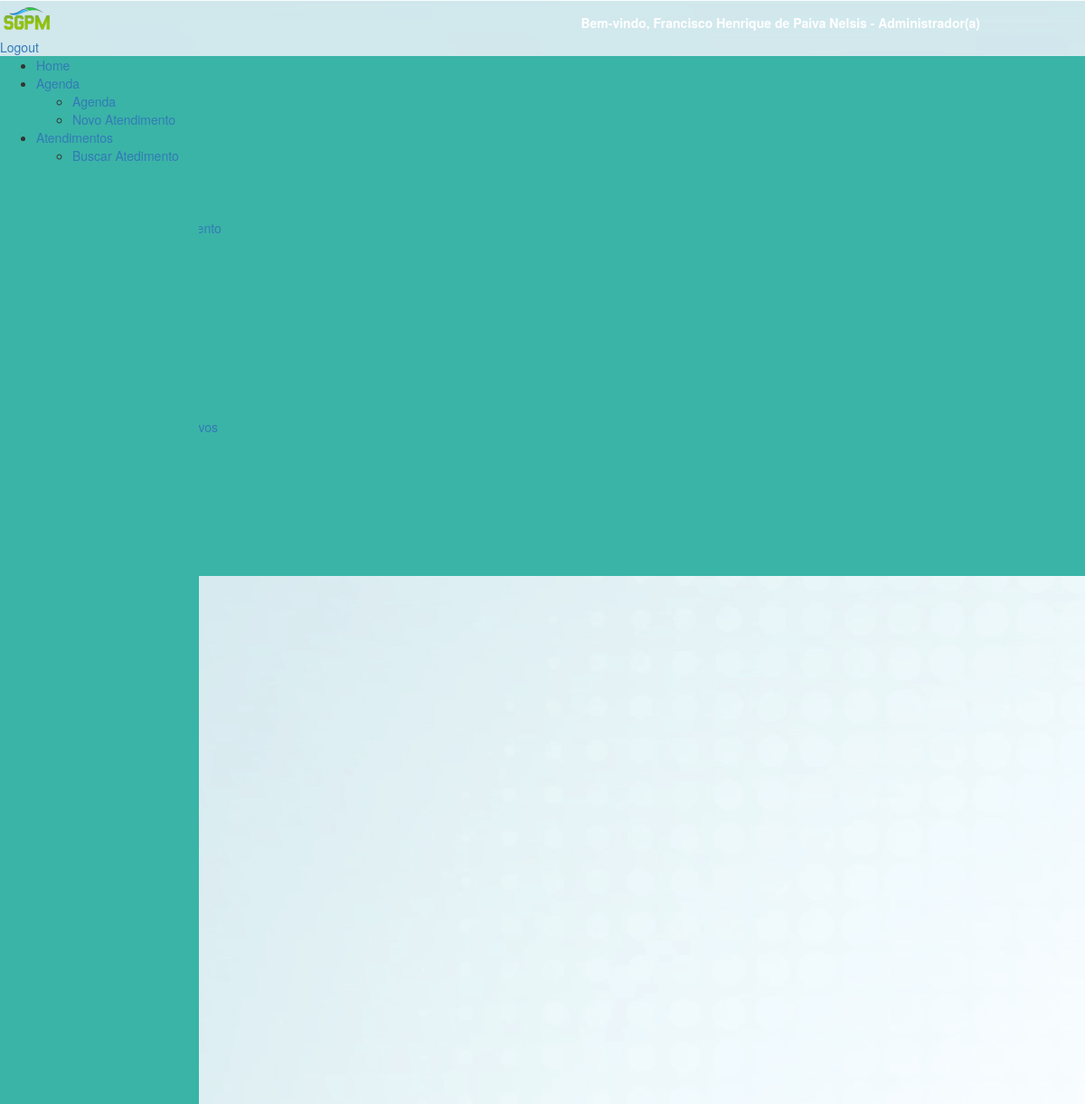
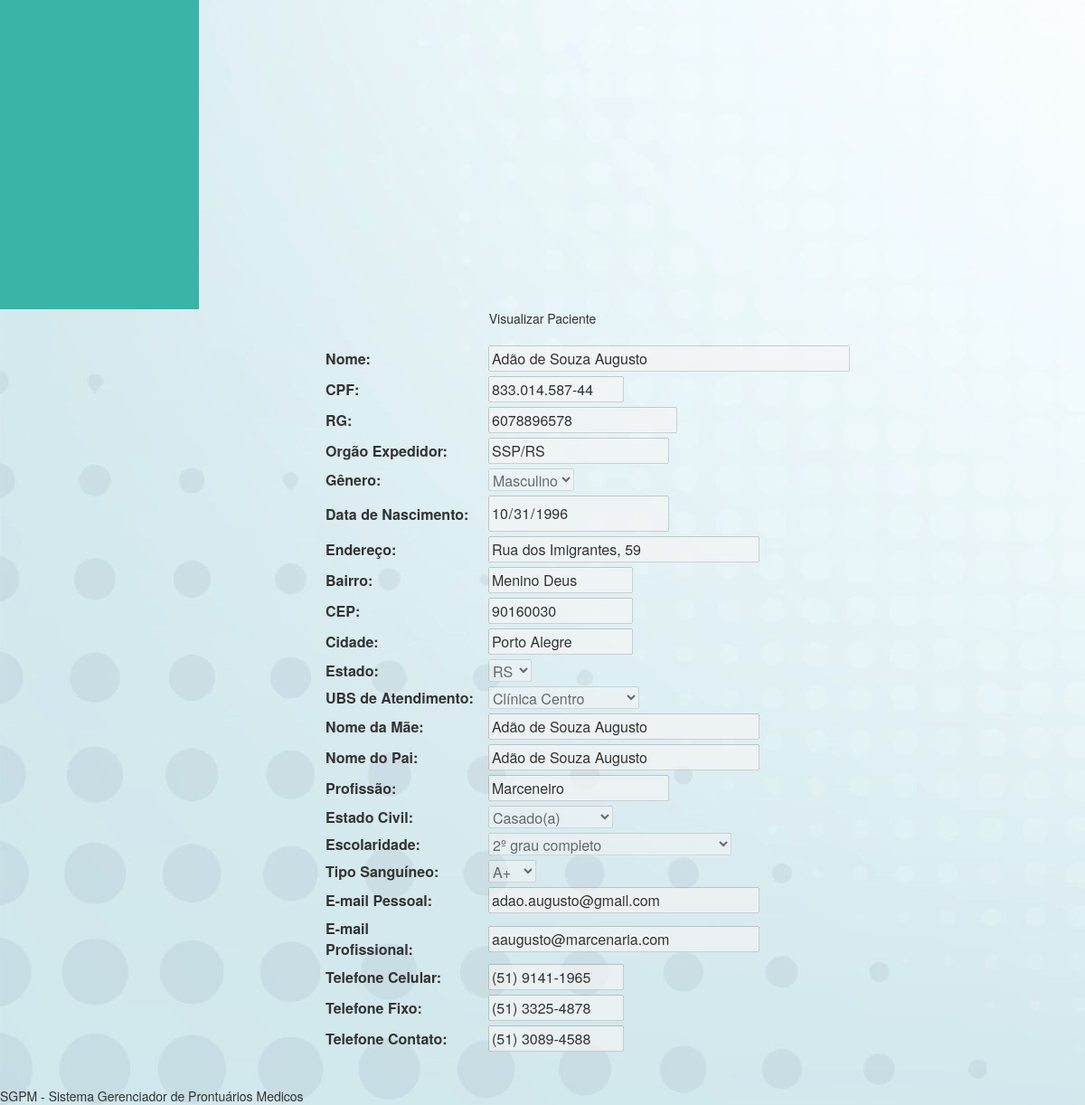
Page /formPaciente.php?id=115&detalhes=1 (signed in) on the committed database (2 pictures, top to bottom).
### tables this page shows
CREATE TABLE IF NOT EXISTS `paciente` (
  `id_paciente` int(4) NOT NULL AUTO_INCREMENT,
  `nome_paciente` varchar(50) NOT NULL,
  `cpf` varchar(14) NOT NULL,
  `rg` varchar(50) NOT NULL,
  `org_exp` varchar(30) NOT NULL,
  `data_nasc` date NOT NULL,
  `endereco` varchar(50) NOT NULL,
  `bairro` varchar(30) NOT NULL,
  `cep` varchar(50) NOT NULL,
  `cidade` varchar(30) NOT NULL,
  `nome_mae` varchar(50) NOT NULL,
  `nome_pai` varchar(50) NOT NULL,
  `profissao` varchar(30) NOT NULL,
  `email_pessoal` varchar(50) NOT NULL,
  `email_prof` varchar(50) NOT NULL,
  `tel_cel` varchar(30) NOT NULL,
  `tel_fixo` varchar(30) NOT NULL,
  `tel_contato` varchar(30) NOT NULL,
  `id_genero` int(15) NOT NULL,
  `id_estado` int(15) NOT NULL,
  `id_ubs` int(15) NOT NULL,
  `id_estado_civil` int(15) NOT NULL,
  `id_escolaridade` int(15) NOT NULL,
  `id_tipo_sanguineo` int(15) NOT NULL,
  PRIMARY KEY (`id_paciente`),
  UNIQUE KEY `cpf` (`cpf`),
  UNIQUE KEY `rg` (`rg`),
  KEY `id_paciente` (`id_paciente`),
  KEY `id_tipo_sanguineo` (`id_tipo_sanguineo`),
  KEY `id_genero` (`id_genero`),
  KEY `id_estado` (`id_estado`),
  KEY `id_ubs` (`id_ubs`),
  KEY `id_estado_civil` (`id_estado_civil`),
  KEY `id_escolaridade` (`id_escolaridade`)
);

CREATE TABLE IF NOT EXISTS `genero` (
  `id_genero` int(15) NOT NULL AUTO_INCREMENT,
  `nome_genero` varchar(10) NOT NULL,
  PRIMARY KEY (`id_genero`)
);

CREATE TABLE IF NOT EXISTS `estado` (
  `id_estado` int(15) NOT NULL AUTO_INCREMENT,
  `sigla_estado` varchar(50) NOT NULL DEFAULT '0',
  `estado` varchar(50) DEFAULT NULL,
  KEY `id_estado` (`id_estado`)
);

CREATE TABLE IF NOT EXISTS `ubs` (
  `id_ubs` int(5) NOT NULL AUTO_INCREMENT,
  `ubs_atendimento` varchar(50) NOT NULL,
  `endereco` varchar(50) DEFAULT NULL,
  `telefone` int(10) DEFAULT NULL,
  `data_insercao` date DEFAULT NULL,
  `data_alteracao` date DEFAULT NULL,
  `data_desativacao` date DEFAULT NULL,
  PRIMARY KEY (`id_ubs`),
  UNIQUE KEY `id_ubs` (`id_ubs`)
);

CREATE TABLE IF NOT EXISTS `estado_civil` (
  `id_estado_civil` int(15) NOT NULL AUTO_INCREMENT,
  `estado_civil` varchar(50) NOT NULL,
  KEY `id_estado_civil` (`id_estado_civil`)
);

CREATE TABLE IF NOT EXISTS `escolaridade` (
  `id_escolaridade` int(11) NOT NULL AUTO_INCREMENT,
  `escolaridade` varchar(50) DEFAULT '0',
  KEY `id_escolaridade` (`id_escolaridade`)
);

CREATE TABLE IF NOT EXISTS `tipo_sanguineo` (
  `id_tipo_sanguineo` int(15) NOT NULL AUTO_INCREMENT,
  `tipo_sanguineo` varchar(50) DEFAULT NULL,
  KEY `id_tipo_sanguineo` (`id_tipo_sanguineo`)
);

### formPaciente.php (the view, shortened to what this page needs)
<?php include ('includes/cabecalho.php')?>
<?php include ('includes/menu.php')?>
<?php include ('includes/menuBack.php')?>
<?php
if (isset ( $_GET ['id'] )) {
	$con = mysqli_connect ( "localhost", "root", "", "sgpm" );
	mysqli_set_charset ( $con, "utf8" );
	$query = mysqli_query ( $con, "SELECT * FROM paciente WHERE id_paciente = {$_GET['id']} " );
	$dadosPaciente = mysqli_fetch_array ( $query );
}
$con = mysqli_connect ( "localhost", "root", "", "sgpm" );
mysqli_set_charset ( $con, "utf8" );
$queryGenero = mysqli_query ( $con, "SELECT * FROM genero" );
$queryUBS = mysqli_query ( $con, "SELECT * FROM ubs" );
$queryEstadoCivil = mysqli_query ( $con, "SELECT * FROM estado_civil" );
$queryEscolaridade = mysqli_query ( $con, "SELECT * FROM escolaridade" );
$queryTipoSanguineo = mysqli_query ( $con, "SELECT * FROM tipo_sanguineo" );
$queryEstado = mysqli_query ( $con, "select * from estado order by sigla_estado asc" );
?>
<div class="divTudoFormPaciente">
	<div id="tituloPaginaCadastroAlteracao">
<center>
<?php
if (isset ( $_GET ['id'] ) && ! isset ( $_GET ['detalhes'] )) {
	echo "Alterar Paciente";
} else if (isset ( $_GET ['id'] ) && isset ( $_GET ['detalhes'] )) {
	echo "Visualizar Paciente";
} else {
	echo "Novo Paciente";
}
?>
</center>
	</div>
	<center>
		<div id="formAlteraPaciente">
			<div class="content-dataTable" style="width: 40%; margin: 0 auto">
				<form method="POST">
					<table width="100%">
						<tr>
							<br />
							<td><label for="nome_paciente">Nome:</label></td>
							<td><input style="width: 400px; margin-bottom: 5px;" type="text"
								name="nome_paciente" id="nome_paciente" maxlength="50"
								value="<?php
								if (isset ( $dadosPaciente ['nome_paciente'] )) {
									echo $dadosPaciente ['nome_paciente'];
								}
								?>" /></td>
						</tr>
						<tr>
							<td><label for="cpf">CPF:</label></td>
							<td><input style="width: 150px; margin-bottom: 5px;" type="text"
								name="cpf" class="cpf" id="cpf" maxlength="11"
								value="<?php
								if (isset ( $dadosPaciente ['cpf'] )) {
									echo $dadosPaciente ['cpf'];
								}
								?>" /></td>
						</tr>
						<tr>
							<td><label for="rg">RG:</label></td>
							<td><input style="margin-bottom: 5px;" ; type="text" name="rg"
								id="rg" maxlength="10"
								value="<?php
								if (isset ( $dadosPaciente ['rg'] )) {
									echo $dadosPaciente ['rg'];
								}
								?>" /></td>
						</tr>
						<tr>
							<td><label for="org_exp" style="width: 140px">Orgão Expedidor:</label></td>
							<td><input style="width: 200px; margin-bottom: 5px;" type="text"
								name="org_exp" id="org_exp" maxlength="30"
								value="<?php
								if (isset ( $dadosPaciente ['org_exp'] )) {
									echo $dadosPaciente ['org_exp'];
								}
								?>" /></td>
						</tr>
						<tr>
							<td><label for="id_genero">Gênero:</label></td>
							<td><select name="id_genero" id="id_genero"
								style="margin-bottom: 5px;">
										<?php while ($linhaGenero = mysqli_fetch_array($queryGenero)): ?>
									<option
										<?php if (isset($dadosPaciente['id_genero']) && $dadosPaciente['id_genero'] == $linhaGenero['id_genero']) : ?>
										selected <?php endif; ?>
										value="<?php echo $linhaGenero['id_genero']; ?>"><?php echo $linhaGenero['nome_genero']; ?></option>
                                                            <?php endwhile; ?></select></td>
						</tr>
						<tr>
							<td><label for="data_nasc" style="width: 160px">Data de
									Nascimento:</label></td>
							<td><input style="width: 200px; margin-bottom: 5px;" type="date"
								name="data_nasc" id="data_nasc" maxlength="10"
								value="<?php
								if (isset ( $dadosPaciente ['data_nasc'] )) {
									echo $dadosPaciente ['data_nasc'];
								}
								?>" /></td>
						</tr>
						<tr>
							<td><label for="endereco" style="width: 100px">Endereço:</label></td>
							<td><input style="width: 300px; margin-bottom: 5px;" type="text"
								name="endereco" id="endereco" maxlength="100"
								value="<?php
								if (isset ( $dadosPaciente ['endereco'] )) {
									echo $dadosPaciente ['endereco'];
								}
								?>" /></td>
						</tr>
						<tr>
							<td><label for="bairro" style="width: 100px">Bairro:</label></td>
							<td><input style="width: 160px; margin-bottom: 5px;" type="text"
								name="bairro" id="bairro" maxlength="30"
								value="<?php
								if (isset ( $dadosPaciente ['bairro'] )) {
									echo $dadosPaciente ['bairro'];
								}
								?>" /></td>
						</tr>
						<tr>
							<td><label for="cep" style="width: 100px">CEP:</label></td>
							<td><input style="width: 160px; margin-bottom: 5px;" type="text"
								name="cep" class="cep" id="cep" maxlength="9"
								value="<?php
								if (isset ( $dadosPaciente ['cep'] )) {
									echo $dadosPaciente ['cep'];
								}
								?>" /></td>
						</tr>
						<tr>
							<td><label for="cidade" style="width: 100px">Cidade:</label></td>
							<td><input style="width: 160px; margin-bottom: 5px;" type="text"
								name="cidade" id="cidade" maxlength="30"
								value="<?php
								if (isset ( $dadosPaciente ['cidade'] )) {
									echo $dadosPaciente ['cidade'];
								}
								?>" /></td>
						</tr>
						<tr>
							<td><label for="id_estado">Estado:</label></td>
							<td><select name="id_estado" id="id_estado"
								style="margin-bottom: 5px;">
                                                            <?php while ($linhaEstado = mysqli_fetch_array($queryEstado)): ?>
                                                                <option
										<?php if (isset($dadosPaciente['id_estado']) && $dadosPaciente['id_estado'] == $linhaEstado['id_estado']) : ?>
										selected <?php endif; ?>
										value="<?php echo $linhaEstado['id_estado']; ?>"><?php echo $linhaEstado['sigla_estado']; ?></option>
                                                            <?php endwhile; ?></select></td>
						</tr>
						<tr>
							<td><label for="id_ubs">UBS de Atendimento:</label></td>
							<td><select name="id_ubs" id="id_ubs" style="margin-bottom: 5px;">
                                                            <?php while ($linhaUBS = mysqli_fetch_array($queryUBS)): ?>
                                                                <option
										<?php if (isset($dadosPaciente['id_ubs']) && $dadosPaciente['id_ubs'] == $linhaUBS['id_ubs']) : ?>
										selected <?php endif; ?>
										value="<?php echo $linhaUBS['id_ubs']; ?>"><?php echo $linhaUBS['ubs_atendimento']; ?></option>
                                                            <?php endwhile; ?></select></td>
						</tr>
						<tr>
							<td><label for="nome_mae" style="width: 120px">Nome da M&#227;e:</label></td>
							<td><input style="width: 300px; margin-bottom: 5px;" type="text"
								name="nome_mae" id="nome_mae" maxlength="50"
								value="<?php
								if (isset ( $dadosPaciente ['nome_mae'] )) {
									echo $dadosPaciente ['nome_mae'];
								}
								?>" /></td>
						</tr>
						<tr>
							<td><label for="nome_pai" style="width: 120px">Nome do Pai:</label></td>
							<td><input style="width: 300px; margin-bottom: 5px;" type="text"
								name="nome_pai" id="nome_pai" maxlength="50"
								value="<?php
								if (isset ( $dadosPaciente ['nome_pai'] )) {
									echo $dadosPaciente ['nome_pai'];
								}
								?>" /></td>
						</tr>
						<tr>
							<td><label for="profissao" style="width: 120px">Profiss&#227;o:</label></td>
							<td><input style="width: 200px; margin-bottom: 5px;" type="text"
								name="profissao" id="profissao" maxlength="50"
								value="<?php
								if (isset ( $dadosPaciente ['profissao'] )) {
									echo $dadosPaciente ['profissao'];
								}
								?>" /></td>
						</tr>
						<tr>
							<td><label for="id_estado_civil">Estado Civil:</label></td>
							<td><select name="id_estado_civil" id="id_estado_civil"
								style="margin-bottom: 5px;">
                                                            <?php while ($linhaEstadoCivil = mysqli_fetch_array($queryEstadoCivil)): ?>
                                                                <option
										<?php if (isset($dadosPaciente['id_estado_civil']) && $dadosPaciente['id_estado_civil'] == $linhaEstadoCivil['id_estado_civil']) : ?>
										selected <?php endif; ?>
										value="<?php echo $linhaEstadoCivil['id_estado_civil']; ?>"><?php echo $linhaEstadoCivil['estado_civil']; ?></option>
                                                            <?php endwhile; ?></select></td>
						</tr>
						<tr>
							<td><label for="id_escolaridade">Escolaridade:</label></td>
							<td><select name="id_escolaridade" id="id_escolaridade"
								style="margin-bottom: 5px;">
                                                            <?php while ($linhaEscolaridade = mysqli_fetch_array($queryEscolaridade)): ?>
                                                                <option
										<?php if (isset($dadosPaciente['id_escolaridade']) && $dadosPaciente['id_escolaridade'] == $linhaEscolaridade['id_escolaridade']) : ?>
										selected <?php endif; ?>
										value="<?php echo $linhaEscolaridade['id_escolaridade']; ?>"><?php echo $linhaEscolaridade['escolaridade']; ?></option>
                                                            <?php endwhile; ?></select></td>
						</tr>
						<tr>
							<td><label for="id_tipo_sanguineo">Tipo Sanguíneo:</label></td>
							<td><select name="id_tipo_sanguineo" id="id_tipo_sanguineo"
								style="margin-bottom: 5px;">
                                                            <?php while ($linhaTipoSanguineo = mysqli_fetch_array($queryTipoSanguineo)): ?>
                                                                <option
										<?php if (isset($dadosPaciente['id_tipo_sanguineo']) && $dadosPaciente['id_tipo_sanguineo'] == $linhaTipoSanguineo['id_tipo_sanguineo']) : ?>
										selected <?php endif; ?>
										value="<?php echo $linhaTipoSanguineo['id_tipo_sanguineo']; ?>"><?php echo $linhaTipoSanguineo['tipo_sanguineo']; ?></option>
                                                            <?php endwhile; ?></select></td>
						</tr>
						<tr>
							<td><label for="email_pessoal" style="width: 140px">E-mail
									Pessoal:</label></td>
							<td><input style="width: 300px; margin-bottom: 5px;" type="text"
								name="email_pessoal" id="email_pessoal" maxlength="50"
								value="<?php
								if (isset ( $dadosPaciente ['email_pessoal'] )) {
									echo $dadosPaciente ['email_pessoal'];
								}
								?>" /></td>
						</tr>
						<tr>
							<td><label for="email_prof" style="width: 140px">E-mail
									Profissional:</label></td>
							<td><input style="width: 300px; margin-bottom: 5px;" type="text"
								name="email_prof" id="email_pessoal" maxlength="50"
								value="<?php
								if (isset ( $dadosPaciente ['email_prof'] )) {
									echo $dadosPaciente ['email_prof'];
								}
								?>" /></td>
						</tr>
						<tr>
							<td><label for="tel_cel" style="width: 180px">Telefone Celular:</label></td>
							<td><input style="width: 150px; margin-bottom: 5px;" type="text"
								name="tel_cel" class="telefone" id="tel_cel" maxlength="15"
								value="<?php
								if (isset ( $dadosPaciente ['tel_cel'] )) {
									echo $dadosPaciente ['tel_cel'];
								}
								?>" /></td>
						</tr>
						<tr>
							<td><label for="tel_fixo" style="width: 180px">Telefone Fixo:</label></td>
							<td><input style="width: 150px; margin-bottom: 5px;" type="text"
								name="tel_fixo" class="telefone" id="tel_cel" maxlength="15"
								value="<?php
								if (isset ( $dadosPaciente ['tel_fixo'] )) {
									echo $dadosPaciente ['tel_fixo'];
								}
								?>" /></td>
						</tr>
						<tr>
							<td><label for="tel_contato" style="width: 180px">Telefone
									Contato:</label></td>
							<td><input style="width: 150px; margin-bottom: 5px;" type="text"
								name="tel_contato" class="telefone" id="tel_contato"
								maxlength="15"
								value="<?php
								if (isset ( $dadosPaciente ['tel_contato'] )) {
									echo $dadosPaciente ['tel_contato'];
								}
								?>" /></td>
						</tr>
					</table>
					<br>
				</form>
			</div>
		</div>
	</center>
</div>
<?php include ('includes/rodape.php')?>

### rows in the picture
paciente: nome_paciente "Adão de Souza Augusto", cpf "833.014.587-44", rg "6078896578", org_exp "SSP/RS", id_genero "Masculino", data_nasc "10/31/1996", endereco "Rua dos Imigrantes, 59", bairro "Menino Deus", cep "90160030", cidade "Porto Alegre", id_estado "RS", id_ubs "Clínica Centro", nome_mae "Adão de Souza Augusto", nome_pai "Adão de Souza Augusto", profissao "Marceneiro", id_estado_civil "Casado(a)", id_escolaridade "2º grau completo", id_tipo_sanguineo "A+", email_pessoal "adao.augusto@gmail.com", email_prof "aaugusto@marcenaria.com", tel_cel "(51) 9141-1965", tel_fixo "(51) 3325-4878", tel_contato "(51) 3089-4588"

### other values in the picture
$_SESSION ['LOGIN'] ['NOME'] "Francisco Henrique de Paiva Nelsis"
$_SESSION ['LOGIN'] ['CARGO'] "Administrador(a)"
